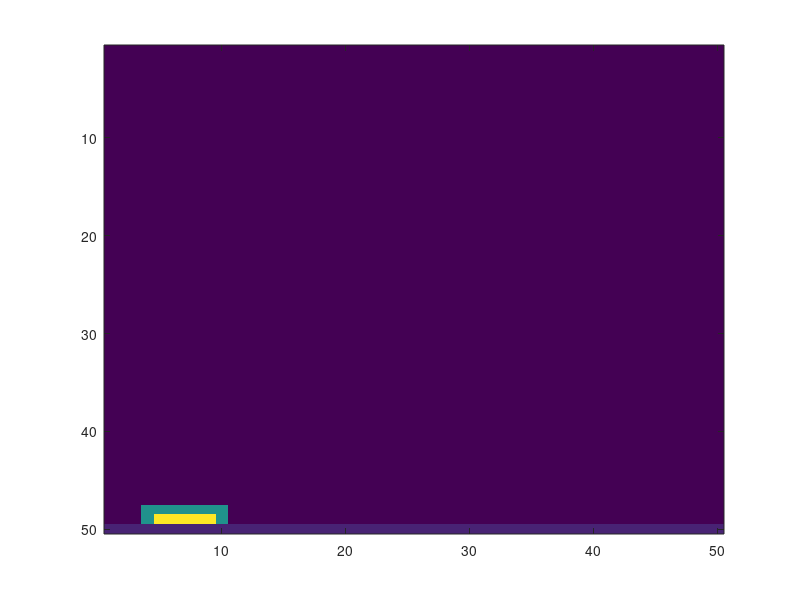

This figure's MATLAB source:
world = sparse(zeros(50));
world(end, :) = 1;
world(end-1,5:9) = 2;


function world = create_boundary_layer(world)

  world(world == 0 & circshift(world, [-1,0]) == 2) = 5;
  world(world == 0 & (circshift(world, [0,1]) == 2 | circshift(world, [0,-1]) == 2)) = 5;
  world(world == 0 & (circshift(world, [-1,-1]) == 2 | circshift(world, [1,1]) == 2)) = 5;
  world(world == 0 & (circshift(world, [-1,1]) == 2 | circshift(world, [1,-1]) == 2)) = 5;
  %new_world(new_world == 0 & circshift(new_world, [0,2]) == 2 & circshift(new_world, [0,1]) == 0) = 5;
  %new_world(new_world == 0 & circshift(new_world, [-2,0]) == 2 & circshift(new_world, [-1,0]) == 0) = 5;
  %new_world(new_world == 0 & circshift(new_world, [0,-2]) == 2 & circshift(new_world, [0,-1]) == 0) = 5;
  %new_world(new_world == 0 & circshift(new_world, [-1,-1]) == 2 & circshift(new_world, [1,1]) == 0 & circshift(new_world, [-1,0]) == 0) = 5;
  %new_world(new_world == 0 & circshift(new_world, [-1,1]) == 2 & circshift(new_world, [1,-1]) == 0 & circshift(new_world, [-1,0]) == 0) = 5;
endfunction
function p_distances = get_p_distance(row_bacs, columns_bacs, x_row, y_column)
  p_distances = [];
  row_bacs, columns_bacs;
  x_position_layer = y_column(x_row == row_bacs);
  % Get x distance to bulk layer
  p_distances(1) = abs(sum(columns_bacs - x_position_layer(1)))+4;
  p_distances(2) = abs(sum(columns_bacs - x_position_layer(2)))+4;

  % Get y distance to bulk layer
  y_position_layer = x_row(y_column == columns_bacs);

  p_distances(3) = abs(sum(row_bacs - y_position_layer(1)))+4;
  p_distances(4) = abs(sum(row_bacs - 50))+1;

  % Get top corner distances
  p_distances(5) = sqrt(p_distances(1)^2 + p_distances(3)^2);
  p_distances(6) = sqrt(p_distances(1)^2 + p_distances(3)^2);

  % Get bottom corner
  p_distances(7) = sqrt(p_distances(1)^2 + p_distances(4)^2);
  p_distances(8) = sqrt(p_distances(1)^2 + p_distances(4)^2);
endfunction

function concentratie_world = prob_reproduction(world)
  F = 0.01;
  C = 1;

  [row_bacs, columns_bacs] = find(world == 2);
  [x_row, y_column] = find(world == 5);
  concentratie_world = world;
  for bacteria = 1:length(row_bacs)
    sided_p_distance = get_p_distance(row_bacs(bacteria), columns_bacs(bacteria), x_row, y_column);
    effective_depth = sided_p_distance
    concentratie = (C^0.5 - (F*0.1250*(sum(1./sided_p_distance.^2))^-1)^0.5)^2;
    concentratie_world(row_bacs(bacteria), columns_bacs(bacteria)) = concentratie/(concentratie+0.25);
  endfor
  concentratie_world(world < 5 & world > 1 & rand < concentratie_world) = 10;

endfunction

function world = next_gen(world)


endfunction


world = create_boundary_layer(world);
for x = 1:4
  imagesc(world)
  concentratie_world = prob_reproduction(world);
  world = next_gen(concentratie_world);

  pause(1)
endfor


